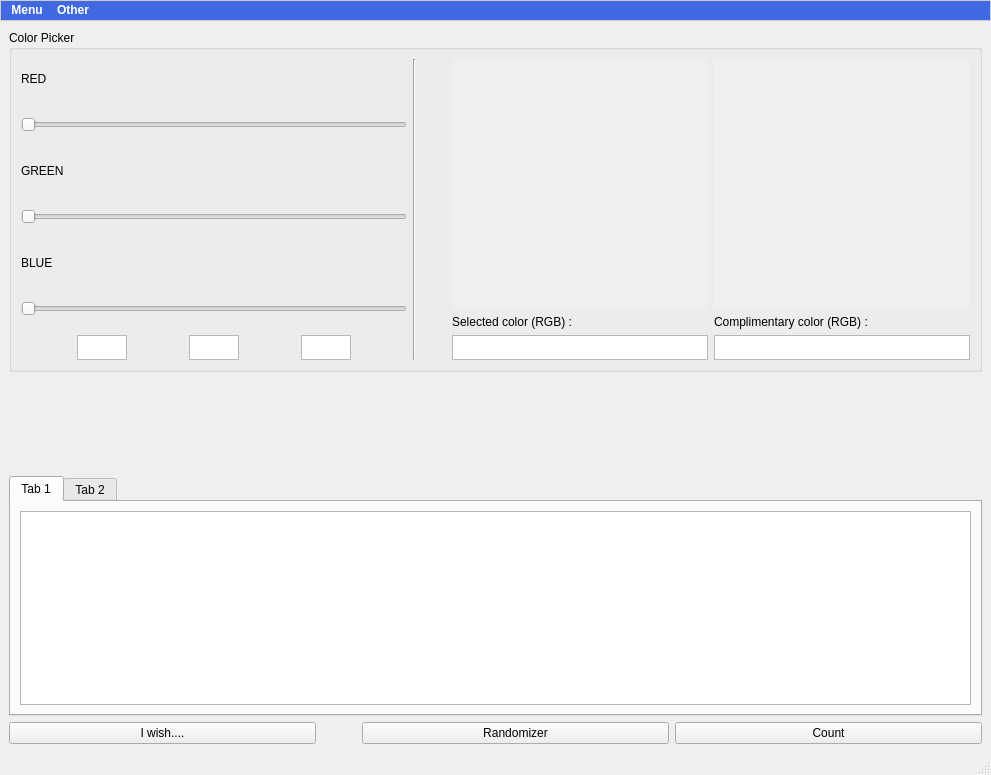
<?xml version="1.0" encoding="UTF-8"?>
<ui version="4.0">
 <class>MainWindow</class>
 <widget class="QMainWindow" name="MainWindow">
  <property name="geometry">
   <rect>
    <x>0</x>
    <y>0</y>
    <width>991</width>
    <height>775</height>
   </rect>
  </property>
  <property name="windowTitle">
   <string>Fun With Colors</string>
  </property>
  <widget class="QWidget" name="centralwidget">
   <layout class="QVBoxLayout" name="verticalLayout_4">
    <item>
     <widget class="QGroupBox" name="groupBox">
      <property name="sizePolicy">
       <sizepolicy hsizetype="Expanding" vsizetype="Expanding">
        <horstretch>0</horstretch>
        <verstretch>0</verstretch>
       </sizepolicy>
      </property>
      <property name="maximumSize">
       <size>
        <width>16777215</width>
        <height>500</height>
       </size>
      </property>
      <property name="title">
       <string>Color Picker</string>
      </property>
      <layout class="QGridLayout" name="gridLayout">
       <item row="0" column="2">
        <layout class="QHBoxLayout" name="horizontalLayout_2">
         <item>
          <spacer name="horizontalSpacer_2">
           <property name="orientation">
            <enum>Qt::Horizontal</enum>
           </property>
           <property name="sizeType">
            <enum>QSizePolicy::Fixed</enum>
           </property>
           <property name="sizeHint" stdset="0">
            <size>
             <width>30</width>
             <height>20</height>
            </size>
           </property>
          </spacer>
         </item>
         <item>
          <layout class="QVBoxLayout" name="verticalLayout_2">
           <item>
            <widget class="QWidget" name="widgetReal" native="true">
             <property name="sizePolicy">
              <sizepolicy hsizetype="Preferred" vsizetype="Preferred">
               <horstretch>0</horstretch>
               <verstretch>0</verstretch>
              </sizepolicy>
             </property>
             <property name="minimumSize">
              <size>
               <width>250</width>
               <height>250</height>
              </size>
             </property>
             <property name="maximumSize">
              <size>
               <width>16777215</width>
               <height>6262626</height>
              </size>
             </property>
             <property name="autoFillBackground">
              <bool>true</bool>
             </property>
            </widget>
           </item>
           <item>
            <widget class="QLabel" name="label_4">
             <property name="sizePolicy">
              <sizepolicy hsizetype="Preferred" vsizetype="Minimum">
               <horstretch>0</horstretch>
               <verstretch>0</verstretch>
              </sizepolicy>
             </property>
             <property name="maximumSize">
              <size>
               <width>16777215</width>
               <height>20</height>
              </size>
             </property>
             <property name="text">
              <string>Selected color (RGB) :</string>
             </property>
            </widget>
           </item>
           <item>
            <widget class="QTextEdit" name="textSelected">
             <property name="sizePolicy">
              <sizepolicy hsizetype="Expanding" vsizetype="Minimum">
               <horstretch>0</horstretch>
               <verstretch>0</verstretch>
              </sizepolicy>
             </property>
             <property name="maximumSize">
              <size>
               <width>16777215</width>
               <height>25</height>
              </size>
             </property>
            </widget>
           </item>
          </layout>
         </item>
         <item>
          <layout class="QVBoxLayout" name="verticalLayout_3">
           <item>
            <widget class="QWidget" name="widgetComplimentary" native="true">
             <property name="minimumSize">
              <size>
               <width>250</width>
               <height>250</height>
              </size>
             </property>
             <property name="maximumSize">
              <size>
               <width>6262626</width>
               <height>2626262</height>
              </size>
             </property>
             <property name="autoFillBackground">
              <bool>true</bool>
             </property>
            </widget>
           </item>
           <item>
            <widget class="QLabel" name="label_5">
             <property name="sizePolicy">
              <sizepolicy hsizetype="Preferred" vsizetype="Minimum">
               <horstretch>0</horstretch>
               <verstretch>0</verstretch>
              </sizepolicy>
             </property>
             <property name="maximumSize">
              <size>
               <width>16777215</width>
               <height>20</height>
              </size>
             </property>
             <property name="text">
              <string>Complimentary color (RGB) :</string>
             </property>
            </widget>
           </item>
           <item>
            <widget class="QTextEdit" name="textComplimentary">
             <property name="sizePolicy">
              <sizepolicy hsizetype="Expanding" vsizetype="Minimum">
               <horstretch>0</horstretch>
               <verstretch>0</verstretch>
              </sizepolicy>
             </property>
             <property name="maximumSize">
              <size>
               <width>16777215</width>
               <height>25</height>
              </size>
             </property>
            </widget>
           </item>
          </layout>
         </item>
        </layout>
       </item>
       <item row="0" column="1">
        <widget class="Line" name="line">
         <property name="orientation">
          <enum>Qt::Vertical</enum>
         </property>
        </widget>
       </item>
       <item row="0" column="0">
        <layout class="QVBoxLayout" name="verticalLayout">
         <item>
          <layout class="QVBoxLayout" name="slider_layout">
           <item>
            <widget class="QLabel" name="label">
             <property name="text">
              <string>RED</string>
             </property>
            </widget>
           </item>
           <item>
            <widget class="QSlider" name="RED">
             <property name="sizePolicy">
              <sizepolicy hsizetype="Expanding" vsizetype="Minimum">
               <horstretch>0</horstretch>
               <verstretch>0</verstretch>
              </sizepolicy>
             </property>
             <property name="maximum">
              <number>255</number>
             </property>
             <property name="orientation">
              <enum>Qt::Horizontal</enum>
             </property>
            </widget>
           </item>
           <item>
            <widget class="QLabel" name="label_2">
             <property name="text">
              <string>GREEN</string>
             </property>
            </widget>
           </item>
           <item>
            <widget class="QSlider" name="GREEN">
             <property name="sizePolicy">
              <sizepolicy hsizetype="Expanding" vsizetype="Minimum">
               <horstretch>0</horstretch>
               <verstretch>0</verstretch>
              </sizepolicy>
             </property>
             <property name="maximum">
              <number>255</number>
             </property>
             <property name="orientation">
              <enum>Qt::Horizontal</enum>
             </property>
            </widget>
           </item>
           <item>
            <widget class="QLabel" name="label_3">
             <property name="text">
              <string>BLUE</string>
             </property>
            </widget>
           </item>
           <item>
            <widget class="QSlider" name="BLUE">
             <property name="sizePolicy">
              <sizepolicy hsizetype="Expanding" vsizetype="Minimum">
               <horstretch>0</horstretch>
               <verstretch>0</verstretch>
              </sizepolicy>
             </property>
             <property name="maximum">
              <number>255</number>
             </property>
             <property name="orientation">
              <enum>Qt::Horizontal</enum>
             </property>
            </widget>
           </item>
          </layout>
         </item>
         <item>
          <layout class="QHBoxLayout" name="RGB">
           <item>
            <widget class="QTextEdit" name="textRED">
             <property name="minimumSize">
              <size>
               <width>0</width>
               <height>25</height>
              </size>
             </property>
             <property name="maximumSize">
              <size>
               <width>50</width>
               <height>25</height>
              </size>
             </property>
             <property name="baseSize">
              <size>
               <width>0</width>
               <height>20</height>
              </size>
             </property>
            </widget>
           </item>
           <item>
            <widget class="QTextEdit" name="textGREEN">
             <property name="minimumSize">
              <size>
               <width>0</width>
               <height>25</height>
              </size>
             </property>
             <property name="maximumSize">
              <size>
               <width>50</width>
               <height>25</height>
              </size>
             </property>
             <property name="baseSize">
              <size>
               <width>0</width>
               <height>20</height>
              </size>
             </property>
            </widget>
           </item>
           <item>
            <widget class="QTextEdit" name="textBLUE">
             <property name="minimumSize">
              <size>
               <width>0</width>
               <height>25</height>
              </size>
             </property>
             <property name="maximumSize">
              <size>
               <width>50</width>
               <height>25</height>
              </size>
             </property>
             <property name="baseSize">
              <size>
               <width>0</width>
               <height>20</height>
              </size>
             </property>
            </widget>
           </item>
          </layout>
         </item>
        </layout>
       </item>
      </layout>
     </widget>
    </item>
    <item>
     <spacer name="verticalSpacer_2">
      <property name="orientation">
       <enum>Qt::Vertical</enum>
      </property>
      <property name="sizeHint" stdset="0">
       <size>
        <width>20</width>
        <height>40</height>
       </size>
      </property>
     </spacer>
    </item>
    <item>
     <widget class="QTabWidget" name="tabWidget">
      <property name="currentIndex">
       <number>0</number>
      </property>
      <widget class="QWidget" name="Selections">
       <attribute name="title">
        <string>Tab 1</string>
       </attribute>
       <layout class="QVBoxLayout" name="verticalLayout_5">
        <item>
         <widget class="QTextBrowser" name="tab_one_textBrowser"/>
        </item>
       </layout>
      </widget>
      <widget class="QWidget" name="ShouldBeUsefull">
       <attribute name="title">
        <string>Tab 2</string>
       </attribute>
       <layout class="QVBoxLayout" name="verticalLayout_6">
        <item>
         <widget class="QTextBrowser" name="textBrowser">
          <property name="html">
           <string>&lt;!DOCTYPE HTML PUBLIC &quot;-//W3C//DTD HTML 4.0//EN&quot; &quot;http://www.w3.org/TR/REC-html40/strict.dtd&quot;&gt;
&lt;html&gt;&lt;head&gt;&lt;meta name=&quot;qrichtext&quot; content=&quot;1&quot; /&gt;&lt;meta charset=&quot;utf-8&quot; /&gt;&lt;style type=&quot;text/css&quot;&gt;
p, li { white-space: pre-wrap; }
hr { height: 1px; border-width: 0; }
li.unchecked::marker { content: &quot;\2610&quot;; }
li.checked::marker { content: &quot;\2612&quot;; }
&lt;/style&gt;&lt;/head&gt;&lt;body style=&quot; font-family:'Segoe UI'; font-size:9pt; font-weight:400; font-style:normal;&quot;&gt;
&lt;p style=&quot; margin-top:0px; margin-bottom:0px; margin-left:0px; margin-right:0px; -qt-block-indent:0; text-indent:0px;&quot;&gt;&lt;span style=&quot; font-size:12pt;&quot;&gt;Ill be back...&lt;br /&gt;Better than that punny s...&lt;/span&gt;&lt;/p&gt;&lt;/body&gt;&lt;/html&gt;</string>
          </property>
         </widget>
        </item>
       </layout>
      </widget>
     </widget>
    </item>
    <item>
     <layout class="QHBoxLayout" name="horizontalLayout">
      <item>
       <widget class="QPushButton" name="frekin">
        <property name="sizePolicy">
         <sizepolicy hsizetype="Minimum" vsizetype="Preferred">
          <horstretch>0</horstretch>
          <verstretch>0</verstretch>
         </sizepolicy>
        </property>
        <property name="maximumSize">
         <size>
          <width>16777215</width>
          <height>25</height>
         </size>
        </property>
        <property name="statusTip">
         <string>I had an angel....</string>
        </property>
        <property name="text">
         <string>I wish....</string>
        </property>
       </widget>
      </item>
      <item>
       <spacer name="horizontalSpacer">
        <property name="orientation">
         <enum>Qt::Horizontal</enum>
        </property>
        <property name="sizeType">
         <enum>QSizePolicy::Minimum</enum>
        </property>
        <property name="sizeHint" stdset="0">
         <size>
          <width>40</width>
          <height>20</height>
         </size>
        </property>
       </spacer>
      </item>
      <item>
       <widget class="QPushButton" name="btn_Randomizer">
        <property name="sizePolicy">
         <sizepolicy hsizetype="Minimum" vsizetype="Preferred">
          <horstretch>0</horstretch>
          <verstretch>0</verstretch>
         </sizepolicy>
        </property>
        <property name="maximumSize">
         <size>
          <width>16777215</width>
          <height>25</height>
         </size>
        </property>
        <property name="statusTip">
         <string>Randomize RGB values</string>
        </property>
        <property name="whatsThis">
         <string/>
        </property>
        <property name="text">
         <string>Randomizer</string>
        </property>
       </widget>
      </item>
      <item>
       <widget class="QPushButton" name="pushButton">
        <property name="sizePolicy">
         <sizepolicy hsizetype="Minimum" vsizetype="Preferred">
          <horstretch>0</horstretch>
          <verstretch>0</verstretch>
         </sizepolicy>
        </property>
        <property name="maximumSize">
         <size>
          <width>16777215</width>
          <height>25</height>
         </size>
        </property>
        <property name="statusTip">
         <string>Counts nuber of times it's been clicked... Fascinating isn't it?</string>
        </property>
        <property name="whatsThis">
         <string/>
        </property>
        <property name="text">
         <string>Count</string>
        </property>
       </widget>
      </item>
     </layout>
    </item>
   </layout>
  </widget>
  <widget class="QMenuBar" name="menubar">
   <property name="geometry">
    <rect>
     <x>0</x>
     <y>0</y>
     <width>991</width>
     <height>24</height>
    </rect>
   </property>
   <property name="styleSheet">
    <string notr="true">QMenuBar{
	background-color:#4169E1;
	border: 1px solid #ccc;
	color: white;
	 font-weight: 900;
}</string>
   </property>
   <widget class="QMenu" name="menuMenu">
    <property name="styleSheet">
     <string notr="true">QMenu {
    padding: 10px 20px;
    font-size: 12px;
    font-weight: bold;
    text-align: center;
    text-decoration: none;
    color: #ffffff;
    background-color: #4CAF50;
    border: none;
    border-radius: 8px;
}</string>
    </property>
    <property name="title">
     <string>Menu</string>
    </property>
    <addaction name="actionExport_Log"/>
    <addaction name="actionQuit"/>
   </widget>
   <widget class="QMenu" name="menuAbout">
    <property name="title">
     <string>Other</string>
    </property>
    <addaction name="actionAbout"/>
   </widget>
   <addaction name="menuMenu"/>
   <addaction name="menuAbout"/>
  </widget>
  <widget class="QStatusBar" name="statusbar"/>
  <action name="actionExport_Log">
   <property name="checkable">
    <bool>true</bool>
   </property>
   <property name="icon">
    <iconset theme="document-save"/>
   </property>
   <property name="text">
    <string>Export Log</string>
   </property>
  </action>
  <action name="actionQuit">
   <property name="checkable">
    <bool>true</bool>
   </property>
   <property name="icon">
    <iconset theme="applications-games"/>
   </property>
   <property name="text">
    <string>Quit?</string>
   </property>
   <property name="statusTip">
    <string>Are you sure? Well? Are you punk?!</string>
   </property>
   <property name="whatsThis">
    <string>Are you sure? Well? Are you punk?!</string>
   </property>
  </action>
  <action name="actionAbout">
   <property name="checkable">
    <bool>true</bool>
   </property>
   <property name="icon">
    <iconset theme="media-playback-start"/>
   </property>
   <property name="text">
    <string>About</string>
   </property>
  </action>
 </widget>
 <resources/>
 <connections/>
</ui>
